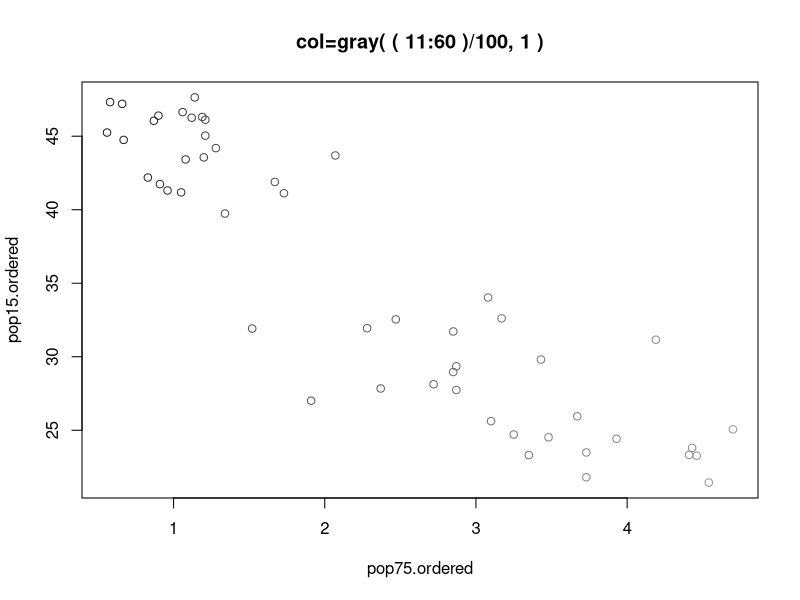

Generate this figure with R:
ord = order( 
  LifeCycleSavings$pop75 
)
pop75.ordered = LifeCycleSavings$pop75[ ord ]
pop15.ordered = LifeCycleSavings$pop15[ ord ]

print( gray( ( 11:60 )/100, 1 )[1:7] ) 

plot( 
  pop75.ordered, 
  pop15.ordered, 
  main="col=gray( ( 11:60 )/100, 1 )", 
  col=gray( ( 11:60 )/100, 1 ) 
  )
